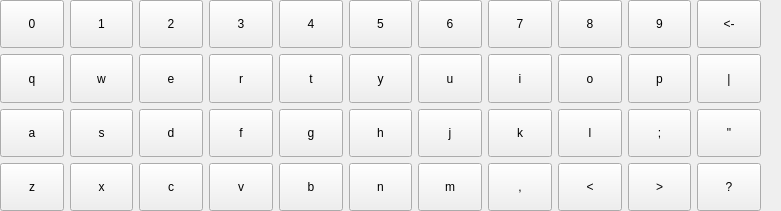
   <widget class="QWidget" name="lowerCasewidget" native="true">
    <property name="geometry">
     <rect>
      <x>20</x>
      <y>290</y>
      <width>781</width>
      <height>211</height>
     </rect>
    </property>
    <widget class="QWidget" name="gridLayoutWidget_2">
     <property name="geometry">
      <rect>
       <x>170</x>
       <y>-280</y>
       <width>511</width>
       <height>121</height>
      </rect>
     </property>
     <layout class="QGridLayout" name="gridLayout_2"/>
    </widget>
    <widget class="QWidget" name="layoutWidget">
     <property name="geometry">
      <rect>
       <x>0</x>
       <y>0</y>
       <width>761</width>
       <height>211</height>
      </rect>
     </property>
     <layout class="QVBoxLayout" name="verticalLayout_2">
      <item>
       <layout class="QHBoxLayout" name="horizontalLayout_5">
        <item>
         <widget class="MyBtn" name="toolButton_100">
          <property name="sizePolicy">
           <sizepolicy hsizetype="Expanding" vsizetype="Expanding">
            <horstretch>0</horstretch>
            <verstretch>0</verstretch>
           </sizepolicy>
          </property>
          <property name="text">
           <string>0</string>
          </property>
         </widget>
        </item>
        <item>
         <widget class="MyBtn" name="toolButton_30">
          <property name="sizePolicy">
           <sizepolicy hsizetype="Expanding" vsizetype="Expanding">
            <horstretch>0</horstretch>
            <verstretch>0</verstretch>
           </sizepolicy>
          </property>
          <property name="text">
           <string>1</string>
          </property>
         </widget>
        </item>
        <item>
         <widget class="MyBtn" name="toolButton_31">
          <property name="sizePolicy">
           <sizepolicy hsizetype="Expanding" vsizetype="Expanding">
            <horstretch>0</horstretch>
            <verstretch>0</verstretch>
           </sizepolicy>
          </property>
          <property name="text">
           <string>2</string>
          </property>
         </widget>
        </item>
        <item>
         <widget class="MyBtn" name="toolButton_32">
          <property name="sizePolicy">
           <sizepolicy hsizetype="Expanding" vsizetype="Expanding">
            <horstretch>0</horstretch>
            <verstretch>0</verstretch>
           </sizepolicy>
          </property>
          <property name="text">
           <string>3</string>
          </property>
         </widget>
        </item>
        <item>
         <widget class="MyBtn" name="toolButton_33">
          <property name="sizePolicy">
           <sizepolicy hsizetype="Expanding" vsizetype="Expanding">
            <horstretch>0</horstretch>
            <verstretch>0</verstretch>
           </sizepolicy>
          </property>
          <property name="text">
           <string>4</string>
          </property>
         </widget>
        </item>
        <item>
         <widget class="MyBtn" name="toolButton_34">
          <property name="sizePolicy">
           <sizepolicy hsizetype="Expanding" vsizetype="Expanding">
            <horstretch>0</horstretch>
            <verstretch>0</verstretch>
           </sizepolicy>
          </property>
          <property name="text">
           <string>5</string>
          </property>
         </widget>
        </item>
        <item>
         <widget class="MyBtn" name="toolButton_101">
          <property name="sizePolicy">
           <sizepolicy hsizetype="Expanding" vsizetype="Expanding">
            <horstretch>0</horstretch>
            <verstretch>0</verstretch>
           </sizepolicy>
          </property>
          <property name="text">
           <string>6</string>
          </property>
         </widget>
        </item>
        <item>
         <widget class="MyBtn" name="toolButton_102">
          <property name="sizePolicy">
           <sizepolicy hsizetype="Expanding" vsizetype="Expanding">
            <horstretch>0</horstretch>
            <verstretch>0</verstretch>
           </sizepolicy>
          </property>
          <property name="text">
           <string>7</string>
          </property>
         </widget>
        </item>
        <item>
         <widget class="MyBtn" name="toolButton_103">
          <property name="sizePolicy">
           <sizepolicy hsizetype="Expanding" vsizetype="Expanding">
            <horstretch>0</horstretch>
            <verstretch>0</verstretch>
           </sizepolicy>
          </property>
          <property name="text">
           <string>8</string>
          </property>
         </widget>
        </item>
        <item>
         <widget class="MyBtn" name="toolButton_104">
          <property name="sizePolicy">
           <sizepolicy hsizetype="Expanding" vsizetype="Expanding">
            <horstretch>0</horstretch>
            <verstretch>0</verstretch>
           </sizepolicy>
          </property>
          <property name="text">
           <string>9</string>
          </property>
         </widget>
        </item>
        <item>
         <widget class="MyBtn" name="toolButton_35">
          <property name="sizePolicy">
           <sizepolicy hsizetype="Expanding" vsizetype="Expanding">
            <horstretch>0</horstretch>
            <verstretch>0</verstretch>
           </sizepolicy>
          </property>
          <property name="text">
           <string>&lt;-</string>
          </property>
         </widget>
        </item>
       </layout>
      </item>
      <item>
       <layout class="QHBoxLayout" name="horizontalLayout_6">
        <item>
         <widget class="MyBtn" name="toolButton_36">
          <property name="sizePolicy">
           <sizepolicy hsizetype="Expanding" vsizetype="Expanding">
            <horstretch>0</horstretch>
            <verstretch>0</verstretch>
           </sizepolicy>
          </property>
          <property name="text">
           <string>q</string>
          </property>
         </widget>
        </item>
        <item>
         <widget class="MyBtn" name="toolButton_37">
          <property name="sizePolicy">
           <sizepolicy hsizetype="Expanding" vsizetype="Expanding">
            <horstretch>0</horstretch>
            <verstretch>0</verstretch>
           </sizepolicy>
          </property>
          <property name="text">
           <string>w</string>
          </property>
         </widget>
        </item>
        <item>
         <widget class="MyBtn" name="toolButton_38">
          <property name="sizePolicy">
           <sizepolicy hsizetype="Expanding" vsizetype="Expanding">
            <horstretch>0</horstretch>
            <verstretch>0</verstretch>
           </sizepolicy>
          </property>
          <property name="text">
           <string>e</string>
          </property>
         </widget>
        </item>
        <item>
         <widget class="MyBtn" name="toolButton_39">
          <property name="sizePolicy">
           <sizepolicy hsizetype="Expanding" vsizetype="Expanding">
            <horstretch>0</horstretch>
            <verstretch>0</verstretch>
           </sizepolicy>
          </property>
          <property name="text">
           <string>r</string>
          </property>
         </widget>
        </item>
        <item>
         <widget class="MyBtn" name="toolButton_40">
          <property name="sizePolicy">
           <sizepolicy hsizetype="Expanding" vsizetype="Expanding">
            <horstretch>0</horstretch>
            <verstretch>0</verstretch>
           </sizepolicy>
          </property>
          <property name="text">
           <string>t</string>
          </property>
         </widget>
        </item>
        <item>
         <widget class="MyBtn" name="toolButton_41">
          <property name="sizePolicy">
           <sizepolicy hsizetype="Expanding" vsizetype="Expanding">
            <horstretch>0</horstretch>
            <verstretch>0</verstretch>
           </sizepolicy>
          </property>
          <property name="text">
           <string>y</string>
          </property>
         </widget>
        </item>
        <item>
         <widget class="MyBtn" name="toolButton_42">
          <property name="sizePolicy">
           <sizepolicy hsizetype="Expanding" vsizetype="Expanding">
            <horstretch>0</horstretch>
            <verstretch>0</verstretch>
           </sizepolicy>
          </property>
          <property name="text">
           <string>u</string>
          </property>
         </widget>
        </item>
        <item>
         <widget class="MyBtn" name="toolButton_43">
          <property name="sizePolicy">
           <sizepolicy hsizetype="Expanding" vsizetype="Expanding">
            <horstretch>0</horstretch>
            <verstretch>0</verstretch>
           </sizepolicy>
          </property>
          <property name="text">
           <string>i</string>
          </property>
         </widget>
        </item>
        <item>
         <widget class="MyBtn" name="toolButton_44">
          <property name="sizePolicy">
           <sizepolicy hsizetype="Expanding" vsizetype="Expanding">
            <horstretch>0</horstretch>
            <verstretch>0</verstretch>
           </sizepolicy>
          </property>
          <property name="text">
           <string>o</string>
          </property>
         </widget>
        </item>
        <item>
         <widget class="MyBtn" name="toolButton_45">
          <property name="sizePolicy">
           <sizepolicy hsizetype="Expanding" vsizetype="Expanding">
            <horstretch>0</horstretch>
            <verstretch>0</verstretch>
           </sizepolicy>
          </property>
          <property name="text">
           <string>p</string>
          </property>
         </widget>
        </item>
        <item>
         <widget class="MyBtn" name="toolButton_187">
          <property name="sizePolicy">
           <sizepolicy hsizetype="Expanding" vsizetype="Expanding">
            <horstretch>0</horstretch>
            <verstretch>0</verstretch>
           </sizepolicy>
          </property>
          <property name="text">
           <string>|</string>
          </property>
         </widget>
        </item>
       </layout>
      </item>
      <item>
       <layout class="QHBoxLayout" name="horizontalLayout_7">
        <item>
         <widget class="MyBtn" name="toolButton_46">
          <property name="sizePolicy">
           <sizepolicy hsizetype="Expanding" vsizetype="Expanding">
            <horstretch>0</horstretch>
            <verstretch>0</verstretch>
           </sizepolicy>
          </property>
          <property name="text">
           <string>a</string>
          </property>
         </widget>
        </item>
        <item>
         <widget class="MyBtn" name="toolButton_47">
          <property name="sizePolicy">
           <sizepolicy hsizetype="Expanding" vsizetype="Expanding">
            <horstretch>0</horstretch>
            <verstretch>0</verstretch>
           </sizepolicy>
          </property>
          <property name="text">
           <string>s</string>
          </property>
         </widget>
        </item>
        <item>
         <widget class="MyBtn" name="toolButton_48">
          <property name="sizePolicy">
           <sizepolicy hsizetype="Expanding" vsizetype="Expanding">
            <horstretch>0</horstretch>
            <verstretch>0</verstretch>
           </sizepolicy>
          </property>
          <property name="text">
           <string>d</string>
          </property>
         </widget>
        </item>
        <item>
         <widget class="MyBtn" name="toolButton_49">
          <property name="sizePolicy">
           <sizepolicy hsizetype="Expanding" vsizetype="Expanding">
            <horstretch>0</horstretch>
            <verstretch>0</verstretch>
           </sizepolicy>
          </property>
          <property name="text">
           <string>f</string>
          </property>
         </widget>
        </item>
        <item>
         <widget class="MyBtn" name="toolButton_50">
          <property name="sizePolicy">
           <sizepolicy hsizetype="Expanding" vsizetype="Expanding">
            <horstretch>0</horstretch>
            <verstretch>0</verstretch>
           </sizepolicy>
          </property>
          <property name="text">
           <string>g</string>
          </property>
         </widget>
        </item>
        <item>
         <widget class="MyBtn" name="toolButton_61">
          <property name="sizePolicy">
           <sizepolicy hsizetype="Expanding" vsizetype="Expanding">
            <horstretch>0</horstretch>
            <verstretch>0</verstretch>
           </sizepolicy>
          </property>
          <property name="text">
           <string>h</string>
          </property>
         </widget>
        </item>
        <item>
         <widget class="MyBtn" name="toolButton_51">
          <property name="sizePolicy">
           <sizepolicy hsizetype="Expanding" vsizetype="Expanding">
            <horstretch>0</horstretch>
            <verstretch>0</verstretch>
           </sizepolicy>
          </property>
          <property name="text">
           <string>j</string>
          </property>
         </widget>
        </item>
        <item>
         <widget class="MyBtn" name="toolButton_62">
          <property name="sizePolicy">
           <sizepolicy hsizetype="Expanding" vsizetype="Expanding">
            <horstretch>0</horstretch>
            <verstretch>0</verstretch>
           </sizepolicy>
          </property>
          <property name="text">
           <string>k</string>
          </property>
         </widget>
        </item>
        <item>
         <widget class="MyBtn" name="toolButton_105">
          <property name="sizePolicy">
           <sizepolicy hsizetype="Expanding" vsizetype="Expanding">
            <horstretch>0</horstretch>
            <verstretch>0</verstretch>
           </sizepolicy>
          </property>
          <property name="text">
           <string>l</string>
          </property>
         </widget>
        </item>
        <item>
         <widget class="MyBtn" name="toolButton_106">
          <property name="sizePolicy">
           <sizepolicy hsizetype="Expanding" vsizetype="Expanding">
            <horstretch>0</horstretch>
            <verstretch>0</verstretch>
           </sizepolicy>
          </property>
          <property name="text">
           <string>;</string>
          </property>
         </widget>
        </item>
        <item>
         <widget class="MyBtn" name="toolButton_107">
          <property name="sizePolicy">
           <sizepolicy hsizetype="Expanding" vsizetype="Expanding">
            <horstretch>0</horstretch>
            <verstretch>0</verstretch>
           </sizepolicy>
          </property>
          <property name="text">
           <string>&quot;</string>
          </property>
         </widget>
        </item>
       </layout>
      </item>
      <item>
       <layout class="QHBoxLayout" name="horizontalLayout_8">
        <item>
         <widget class="MyBtn" name="toolButton_52">
          <property name="sizePolicy">
           <sizepolicy hsizetype="Expanding" vsizetype="Expanding">
            <horstretch>0</horstretch>
            <verstretch>0</verstretch>
           </sizepolicy>
          </property>
          <property name="text">
           <string>z</string>
          </property>
         </widget>
        </item>
        <item>
         <widget class="MyBtn" name="toolButton_53">
          <property name="sizePolicy">
           <sizepolicy hsizetype="Expanding" vsizetype="Expanding">
            <horstretch>0</horstretch>
            <verstretch>0</verstretch>
           </sizepolicy>
          </property>
          <property name="text">
           <string>x</string>
          </property>
         </widget>
        </item>
        <item>
         <widget class="MyBtn" name="toolButton_54">
          <property name="sizePolicy">
           <sizepolicy hsizetype="Expanding" vsizetype="Expanding">
            <horstretch>0</horstretch>
            <verstretch>0</verstretch>
           </sizepolicy>
          </property>
          <property name="text">
           <string>c</string>
          </property>
         </widget>
        </item>
        <item>
         <widget class="MyBtn" name="toolButton_55">
          <property name="sizePolicy">
           <sizepolicy hsizetype="Expanding" vsizetype="Expanding">
            <horstretch>0</horstretch>
            <verstretch>0</verstretch>
           </sizepolicy>
          </property>
          <property name="text">
           <string>v</string>
          </property>
         </widget>
        </item>
        <item>
         <widget class="MyBtn" name="toolButton_56">
          <property name="sizePolicy">
           <sizepolicy hsizetype="Expanding" vsizetype="Expanding">
            <horstretch>0</horstretch>
            <verstretch>0</verstretch>
           </sizepolicy>
          </property>
          <property name="text">
           <string>b</string>
          </property>
         </widget>
        </item>
        <item>
         <widget class="MyBtn" name="toolButton_57">
          <property name="sizePolicy">
           <sizepolicy hsizetype="Expanding" vsizetype="Expanding">
            <horstretch>0</horstretch>
            <verstretch>0</verstretch>
           </sizepolicy>
          </property>
          <property name="text">
           <string>n</string>
          </property>
         </widget>
        </item>
        <item>
         <widget class="MyBtn" name="toolButton_58">
          <property name="sizePolicy">
           <sizepolicy hsizetype="Expanding" vsizetype="Expanding">
            <horstretch>0</horstretch>
            <verstretch>0</verstretch>
           </sizepolicy>
          </property>
          <property name="text">
           <string>m</string>
          </property>
         </widget>
        </item>
        <item>
         <widget class="MyBtn" name="toolButton_143">
          <property name="sizePolicy">
           <sizepolicy hsizetype="Expanding" vsizetype="Expanding">
            <horstretch>0</horstretch>
            <verstretch>0</verstretch>
           </sizepolicy>
          </property>
          <property name="text">
           <string>,</string>
          </property>
         </widget>
        </item>
        <item>
         <widget class="MyBtn" name="toolButton_144">
          <property name="sizePolicy">
           <sizepolicy hsizetype="Expanding" vsizetype="Expanding">
            <horstretch>0</horstretch>
            <verstretch>0</verstretch>
           </sizepolicy>
          </property>
          <property name="text">
           <string>&lt;</string>
          </property>
         </widget>
        </item>
        <item>
         <widget class="MyBtn" name="toolButton_145">
          <property name="sizePolicy">
           <sizepolicy hsizetype="Expanding" vsizetype="Expanding">
            <horstretch>0</horstretch>
            <verstretch>0</verstretch>
           </sizepolicy>
          </property>
          <property name="text">
           <string>&gt;</string>
          </property>
         </widget>
        </item>
        <item>
         <widget class="MyBtn" name="toolButton_146">
          <property name="sizePolicy">
           <sizepolicy hsizetype="Expanding" vsizetype="Expanding">
            <horstretch>0</horstretch>
            <verstretch>0</verstretch>
           </sizepolicy>
          </property>
          <property name="text">
           <string>?</string>
          </property>
         </widget>
        </item>
       </layout>
      </item>
     </layout>
    </widget>
   </widget>
